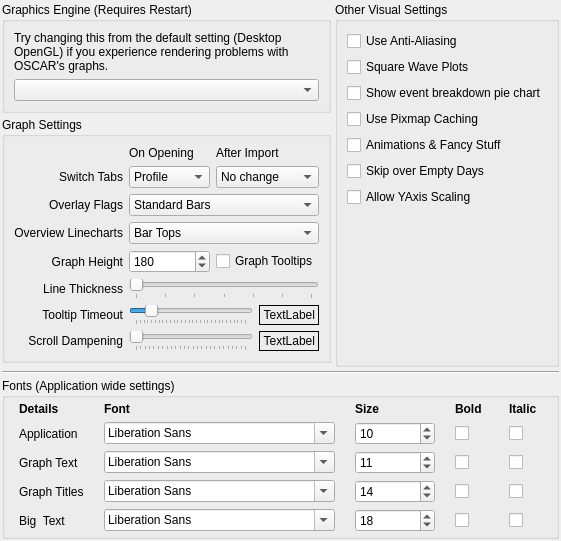
     <widget class="QWidget" name="appearanceTab">
      <attribute name="title">
       <string>&amp;Appearance</string>
      </attribute>
      <layout class="QVBoxLayout" name="verticalLayout_11">
       <property name="spacing">
        <number>4</number>
       </property>
       <property name="leftMargin">
        <number>2</number>
       </property>
       <property name="topMargin">
        <number>2</number>
       </property>
       <property name="rightMargin">
        <number>2</number>
       </property>
       <property name="bottomMargin">
        <number>2</number>
       </property>
       <item>
        <layout class="QGridLayout" name="gridLayout_16">
         <item row="1" column="0">
          <widget class="QGroupBox" name="groupBox">
           <property name="sizePolicy">
            <sizepolicy hsizetype="Preferred" vsizetype="Minimum">
             <horstretch>0</horstretch>
             <verstretch>0</verstretch>
            </sizepolicy>
           </property>
           <property name="title">
            <string>Graph Settings</string>
           </property>
           <layout class="QGridLayout" name="gridLayout_5">
            <item row="1" column="1">
             <widget class="QLabel" name="label_40">
              <property name="text">
               <string>On Opening</string>
              </property>
              <property name="alignment">
               <set>Qt::AlignLeading|Qt::AlignLeft|Qt::AlignVCenter</set>
              </property>
             </widget>
            </item>
            <item row="2" column="1">
             <widget class="QComboBox" name="openingTabCombo">
              <property name="toolTip">
               <string>&lt;html&gt;&lt;head/&gt;&lt;body&gt;&lt;p&gt;Which tab to open on loading a profile. (Note: It will default to Profile if OSCAR is set to not open a profile on startup)&lt;/p&gt;&lt;/body&gt;&lt;/html&gt;</string>
              </property>
              <property name="currentText">
               <string>Profile</string>
              </property>
              <item>
               <property name="text">
                <string>Profile</string>
               </property>
              </item>
              <item>
               <property name="text">
                <string>Welcome</string>
               </property>
              </item>
              <item>
               <property name="text">
                <string>Daily</string>
               </property>
              </item>
              <item>
               <property name="text">
                <string>Overview</string>
               </property>
              </item>
              <item>
               <property name="text">
                <string>Statistics</string>
               </property>
              </item>
             </widget>
            </item>
            <item row="2" column="0">
             <widget class="QLabel" name="label_51">
              <property name="text">
               <string>Switch Tabs</string>
              </property>
              <property name="alignment">
               <set>Qt::AlignRight|Qt::AlignTrailing|Qt::AlignVCenter</set>
              </property>
             </widget>
            </item>
            <item row="2" column="2">
             <widget class="QComboBox" name="importTabCombo">
              <item>
               <property name="text">
                <string>No change</string>
               </property>
              </item>
              <item>
               <property name="text">
                <string>Welcome</string>
               </property>
              </item>
              <item>
               <property name="text">
                <string>Daily</string>
               </property>
              </item>
              <item>
               <property name="text">
                <string>Overview</string>
               </property>
              </item>
              <item>
               <property name="text">
                <string>Statistics</string>
               </property>
              </item>
             </widget>
            </item>
            <item row="1" column="2">
             <widget class="QLabel" name="label_44">
              <property name="text">
               <string>After Import</string>
              </property>
              <property name="alignment">
               <set>Qt::AlignLeading|Qt::AlignLeft|Qt::AlignVCenter</set>
              </property>
             </widget>
            </item>
            <item row="6" column="0">
             <widget class="QLabel" name="label_26">
              <property name="text">
               <string>Graph Height</string>
              </property>
              <property name="alignment">
               <set>Qt::AlignRight|Qt::AlignTrailing|Qt::AlignVCenter</set>
              </property>
             </widget>
            </item>
            <item row="3" column="0">
             <widget class="QLabel" name="label_18">
              <property name="sizePolicy">
               <sizepolicy hsizetype="Preferred" vsizetype="Preferred">
                <horstretch>0</horstretch>
                <verstretch>0</verstretch>
               </sizepolicy>
              </property>
              <property name="text">
               <string>Overlay Flags</string>
              </property>
              <property name="alignment">
               <set>Qt::AlignRight|Qt::AlignTrailing|Qt::AlignVCenter</set>
              </property>
             </widget>
            </item>
            <item row="7" column="0">
             <widget class="QLabel" name="label_48">
              <property name="text">
               <string>Line Thickness</string>
              </property>
              <property name="alignment">
               <set>Qt::AlignRight|Qt::AlignTrailing|Qt::AlignVCenter</set>
              </property>
             </widget>
            </item>
            <item row="3" column="1" colspan="2">
             <widget class="QComboBox" name="overlayFlagsCombo">
              <property name="sizePolicy">
               <sizepolicy hsizetype="Expanding" vsizetype="Fixed">
                <horstretch>0</horstretch>
                <verstretch>0</verstretch>
               </sizepolicy>
              </property>
              <property name="toolTip">
               <string>The visual method of displaying waveform overlay flags.
</string>
              </property>
              <item>
               <property name="text">
                <string>Standard Bars</string>
               </property>
              </item>
              <item>
               <property name="text">
                <string>Top Markers</string>
               </property>
              </item>
             </widget>
            </item>
            <item row="7" column="1" colspan="2">
             <layout class="QHBoxLayout" name="horizontalLayout_10">
              <item>
               <widget class="QSlider" name="lineThicknessSlider">
                <property name="toolTip">
                 <string>The pixel thickness of line plots</string>
                </property>
                <property name="minimum">
                 <number>2</number>
                </property>
                <property name="maximum">
                 <number>8</number>
                </property>
                <property name="pageStep">
                 <number>1</number>
                </property>
                <property name="orientation">
                 <enum>Qt::Horizontal</enum>
                </property>
                <property name="tickPosition">
                 <enum>QSlider::TicksBelow</enum>
                </property>
               </widget>
              </item>
             </layout>
            </item>
            <item row="8" column="0">
             <widget class="QLabel" name="label_45">
              <property name="text">
               <string>Tooltip Timeout</string>
              </property>
              <property name="alignment">
               <set>Qt::AlignRight|Qt::AlignTrailing|Qt::AlignVCenter</set>
              </property>
             </widget>
            </item>
            <item row="9" column="0">
             <widget class="QLabel" name="label_46">
              <property name="text">
               <string>Scroll Dampening</string>
              </property>
              <property name="alignment">
               <set>Qt::AlignRight|Qt::AlignTrailing|Qt::AlignVCenter</set>
              </property>
             </widget>
            </item>
            <item row="8" column="1" colspan="2">
             <layout class="QHBoxLayout" name="horizontalLayout_17">
              <item>
               <widget class="QSlider" name="tooltipTimeoutSlider">
                <property name="toolTip">
                 <string>How long you want the tooltips to stay visible.</string>
                </property>
                <property name="minimum">
                 <number>1000</number>
                </property>
                <property name="maximum">
                 <number>30000</number>
                </property>
                <property name="singleStep">
                 <number>100</number>
                </property>
                <property name="pageStep">
                 <number>500</number>
                </property>
                <property name="value">
                 <number>5000</number>
                </property>
                <property name="orientation">
                 <enum>Qt::Horizontal</enum>
                </property>
                <property name="tickPosition">
                 <enum>QSlider::TicksBelow</enum>
                </property>
                <property name="tickInterval">
                 <number>1000</number>
                </property>
               </widget>
              </item>
              <item>
               <widget class="QLabel" name="tooltipTimeoutDisplay">
                <property name="sizePolicy">
                 <sizepolicy hsizetype="Fixed" vsizetype="Preferred">
                  <horstretch>0</horstretch>
                  <verstretch>0</verstretch>
                 </sizepolicy>
                </property>
                <property name="minimumSize">
                 <size>
                  <width>60</width>
                  <height>0</height>
                 </size>
                </property>
                <property name="frameShape">
                 <enum>QFrame::Box</enum>
                </property>
                <property name="text">
                 <string notr="true">TextLabel</string>
                </property>
                <property name="alignment">
                 <set>Qt::AlignRight|Qt::AlignTrailing|Qt::AlignVCenter</set>
                </property>
               </widget>
              </item>
             </layout>
            </item>
            <item row="6" column="2">
             <widget class="QCheckBox" name="graphTooltips">
              <property name="text">
               <string>Graph Tooltips</string>
              </property>
             </widget>
            </item>
            <item row="5" column="1" colspan="2">
             <widget class="QComboBox" name="overviewLinecharts">
              <item>
               <property name="text">
                <string>Bar Tops</string>
               </property>
              </item>
              <item>
               <property name="text">
                <string>Line Chart</string>
               </property>
              </item>
             </widget>
            </item>
            <item row="6" column="1">
             <widget class="QSpinBox" name="graphHeight">
              <property name="sizePolicy">
               <sizepolicy hsizetype="Minimum" vsizetype="Fixed">
                <horstretch>0</horstretch>
                <verstretch>0</verstretch>
               </sizepolicy>
              </property>
              <property name="toolTip">
               <string>Default display height of graphs in pixels</string>
              </property>
              <property name="minimum">
               <number>50</number>
              </property>
              <property name="maximum">
               <number>600</number>
              </property>
              <property name="singleStep">
               <number>10</number>
              </property>
              <property name="value">
               <number>180</number>
              </property>
             </widget>
            </item>
            <item row="9" column="1" colspan="2">
             <layout class="QHBoxLayout" name="horizontalLayout_16">
              <item>
               <widget class="QSlider" name="scrollDampeningSlider">
                <property name="toolTip">
                 <string>&lt;html&gt;&lt;head/&gt;&lt;body&gt;&lt;p&gt;This makes scrolling when zoomed in easier on sensitive bidirectional TouchPads&lt;/p&gt;&lt;p&gt;50ms is recommended value.&lt;/p&gt;&lt;/body&gt;&lt;/html&gt;</string>
                </property>
                <property name="maximum">
                 <number>25</number>
                </property>
                <property name="singleStep">
                 <number>1</number>
                </property>
                <property name="pageStep">
                 <number>5</number>
                </property>
                <property name="orientation">
                 <enum>Qt::Horizontal</enum>
                </property>
                <property name="invertedAppearance">
                 <bool>false</bool>
                </property>
                <property name="tickPosition">
                 <enum>QSlider::TicksBelow</enum>
                </property>
                <property name="tickInterval">
                 <number>1</number>
                </property>
               </widget>
              </item>
              <item>
               <widget class="QLabel" name="scrollDampDisplay">
                <property name="sizePolicy">
                 <sizepolicy hsizetype="Fixed" vsizetype="Preferred">
                  <horstretch>0</horstretch>
                  <verstretch>0</verstretch>
                 </sizepolicy>
                </property>
                <property name="minimumSize">
                 <size>
                  <width>60</width>
                  <height>0</height>
                 </size>
                </property>
                <property name="frameShape">
                 <enum>QFrame::Box</enum>
                </property>
                <property name="text">
                 <string notr="true">TextLabel</string>
                </property>
                <property name="alignment">
                 <set>Qt::AlignRight|Qt::AlignTrailing|Qt::AlignVCenter</set>
                </property>
               </widget>
              </item>
             </layout>
            </item>
            <item row="5" column="0">
             <widget class="QLabel" name="label_47">
              <property name="text">
               <string>Overview Linecharts</string>
              </property>
              <property name="alignment">
               <set>Qt::AlignRight|Qt::AlignTrailing|Qt::AlignVCenter</set>
              </property>
             </widget>
            </item>
           </layout>
          </widget>
         </item>
         <item row="0" column="1" rowspan="3">
          <widget class="QGroupBox" name="groupBox_2">
           <property name="sizePolicy">
            <sizepolicy hsizetype="Preferred" vsizetype="Minimum">
             <horstretch>0</horstretch>
             <verstretch>0</verstretch>
            </sizepolicy>
           </property>
           <property name="title">
            <string>Other Visual Settings</string>
           </property>
           <layout class="QVBoxLayout" name="verticalLayout_7">
            <item>
             <widget class="QCheckBox" name="useAntiAliasing">
              <property name="toolTip">
               <string>Anti-Aliasing applies smoothing to graph plots.. 
Certain plots look more attractive with this on. 
This also affects printed reports.

Try it and see if you like it.</string>
              </property>
              <property name="text">
               <string>Use Anti-Aliasing</string>
              </property>
             </widget>
            </item>
            <item>
             <widget class="QCheckBox" name="useSquareWavePlots">
              <property name="toolTip">
               <string>Makes certain plots look more &quot;square waved&quot;.</string>
              </property>
              <property name="text">
               <string>Square Wave Plots</string>
              </property>
             </widget>
            </item>
            <item>
             <widget class="QCheckBox" name="enableGraphSnapshots">
              <property name="toolTip">
               <string>Allows graphs to be &quot;screenshotted&quot; for display purposes.
The Event Breakdown PIE chart uses this method, as does
the printing code.
Unfortunately some older computers/versions of Qt can cause
this application to be unstable with this feature enabled.</string>
              </property>
              <property name="text">
               <string>Show event breakdown pie chart</string>
              </property>
             </widget>
            </item>
            <item>
             <widget class="QCheckBox" name="usePixmapCaching">
              <property name="toolTip">
               <string>Pixmap caching is an graphics acceleration technique. May cause problems with font drawing in graph display area on your platform.</string>
              </property>
              <property name="text">
               <string>Use Pixmap Caching</string>
              </property>
             </widget>
            </item>
            <item>
             <widget class="QCheckBox" name="animationsAndTransitionsCheckbox">
              <property name="toolTip">
               <string>&lt;html&gt;&lt;head/&gt;&lt;body&gt;&lt;p&gt;These features have recently been pruned. They will come back later. &lt;/p&gt;&lt;/body&gt;&lt;/html&gt;</string>
              </property>
              <property name="text">
               <string>Animations &amp;&amp; Fancy Stuff</string>
              </property>
             </widget>
            </item>
            <item>
             <widget class="QCheckBox" name="skipEmptyDays">
              <property name="toolTip">
               <string>Daily view navigation buttons will skip over days without data records</string>
              </property>
              <property name="text">
               <string>Skip over Empty Days</string>
              </property>
             </widget>
            </item>
            <item>
             <widget class="QCheckBox" name="allowYAxisScaling">
              <property name="toolTip">
               <string>Whether to allow changing yAxis scales by double clicking on yAxis labels</string>
              </property>
              <property name="text">
               <string>Allow YAxis Scaling</string>
              </property>
             </widget>
            </item>
            <item>
             <spacer name="verticalSpacer">
              <property name="orientation">
               <enum>Qt::Vertical</enum>
              </property>
              <property name="sizeHint" stdset="0">
               <size>
                <width>20</width>
                <height>40</height>
               </size>
              </property>
             </spacer>
            </item>
           </layout>
          </widget>
         </item>
         <item row="0" column="0">
          <widget class="QGroupBox" name="groupBox_6">
           <property name="title">
            <string>Graphics Engine (Requires Restart)</string>
           </property>
           <layout class="QGridLayout" name="gridLayout_12">
            <item row="0" column="0">
             <widget class="QLabel" name="label_8">
              <property name="text">
               <string>Try changing this from the default setting (Desktop OpenGL) if you experience rendering problems with OSCAR's graphs.</string>
              </property>
              <property name="wordWrap">
               <bool>true</bool>
              </property>
             </widget>
            </item>
            <item row="1" column="0">
             <widget class="QComboBox" name="gfxEngineCombo"/>
            </item>
           </layout>
          </widget>
         </item>
        </layout>
       </item>
       <item>
        <widget class="Line" name="line_5">
         <property name="orientation">
          <enum>Qt::Horizontal</enum>
         </property>
        </widget>
       </item>
       <item>
        <widget class="QGroupBox" name="fontGroupBox">
         <property name="title">
          <string>Fonts (Application wide settings)</string>
         </property>
         <property name="flat">
          <bool>false</bool>
         </property>
         <layout class="QVBoxLayout" name="verticalLayout_12">
          <property name="leftMargin">
           <number>0</number>
          </property>
          <property name="topMargin">
           <number>4</number>
          </property>
          <property name="rightMargin">
           <number>0</number>
          </property>
          <property name="bottomMargin">
           <number>4</number>
          </property>
          <item>
           <layout class="QGridLayout" name="gridLayout_3">
            <item row="0" column="1">
             <widget class="QLabel" name="label_19">
              <property name="sizePolicy">
               <sizepolicy hsizetype="Fixed" vsizetype="Fixed">
                <horstretch>0</horstretch>
                <verstretch>0</verstretch>
               </sizepolicy>
              </property>
              <property name="font">
               <font>
                <weight>75</weight>
                <bold>true</bold>
               </font>
              </property>
              <property name="text">
               <string>Font</string>
              </property>
             </widget>
            </item>
            <item row="0" column="2">
             <widget class="QLabel" name="label_14">
              <property name="sizePolicy">
               <sizepolicy hsizetype="Preferred" vsizetype="Fixed">
                <horstretch>0</horstretch>
                <verstretch>0</verstretch>
               </sizepolicy>
              </property>
              <property name="font">
               <font>
                <weight>75</weight>
                <bold>true</bold>
               </font>
              </property>
              <property name="text">
               <string>Size</string>
              </property>
             </widget>
            </item>
            <item row="0" column="3">
             <widget class="QLabel" name="label_15">
              <property name="sizePolicy">
               <sizepolicy hsizetype="Preferred" vsizetype="Fixed">
                <horstretch>0</horstretch>
                <verstretch>0</verstretch>
               </sizepolicy>
              </property>
              <property name="font">
               <font>
                <weight>75</weight>
                <bold>true</bold>
               </font>
              </property>
              <property name="text">
               <string>Bold  </string>
              </property>
              <property name="alignment">
               <set>Qt::AlignLeading|Qt::AlignLeft|Qt::AlignVCenter</set>
              </property>
             </widget>
            </item>
            <item row="0" column="4">
             <widget class="QLabel" name="label_16">
              <property name="sizePolicy">
               <sizepolicy hsizetype="Preferred" vsizetype="Preferred">
                <horstretch>0</horstretch>
                <verstretch>0</verstretch>
               </sizepolicy>
              </property>
              <property name="font">
               <font>
                <weight>75</weight>
                <bold>true</bold>
               </font>
              </property>
              <property name="text">
               <string>Italic</string>
              </property>
             </widget>
            </item>
            <item row="1" column="0">
             <widget class="QLabel" name="label_10">
              <property name="sizePolicy">
               <sizepolicy hsizetype="Fixed" vsizetype="Preferred">
                <horstretch>0</horstretch>
                <verstretch>0</verstretch>
               </sizepolicy>
              </property>
              <property name="text">
               <string>Application</string>
              </property>
             </widget>
            </item>
            <item row="1" column="1">
             <widget class="QFontComboBox" name="applicationFont"/>
            </item>
            <item row="1" column="2">
             <widget class="QSpinBox" name="applicationFontSize">
              <property name="maximumSize">
               <size>
                <width>80</width>
                <height>16777215</height>
               </size>
              </property>
              <property name="minimum">
               <number>6</number>
              </property>
              <property name="maximum">
               <number>30</number>
              </property>
              <property name="value">
               <number>10</number>
              </property>
             </widget>
            </item>
            <item row="1" column="3">
             <widget class="QCheckBox" name="applicationFontBold">
              <property name="sizePolicy">
               <sizepolicy hsizetype="Fixed" vsizetype="Fixed">
                <horstretch>0</horstretch>
                <verstretch>0</verstretch>
               </sizepolicy>
              </property>
              <property name="layoutDirection">
               <enum>Qt::LeftToRight</enum>
              </property>
              <property name="text">
               <string/>
              </property>
             </widget>
            </item>
            <item row="1" column="4">
             <widget class="QCheckBox" name="applicationFontItalic">
              <property name="sizePolicy">
               <sizepolicy hsizetype="Fixed" vsizetype="Fixed">
                <horstretch>0</horstretch>
                <verstretch>0</verstretch>
               </sizepolicy>
              </property>
              <property name="text">
               <string/>
              </property>
             </widget>
            </item>
            <item row="2" column="0">
             <widget class="QLabel" name="label_11">
              <property name="sizePolicy">
               <sizepolicy hsizetype="Fixed" vsizetype="Preferred">
                <horstretch>0</horstretch>
                <verstretch>0</verstretch>
               </sizepolicy>
              </property>
              <property name="text">
               <string>Graph Text</string>
              </property>
             </widget>
            </item>
            <item row="2" column="1">
             <widget class="QFontComboBox" name="graphFont"/>
            </item>
            <item row="2" column="2">
             <widget class="QSpinBox" name="graphFontSize">
              <property name="maximumSize">
               <size>
                <width>80</width>
                <height>16777215</height>
               </size>
              </property>
              <property name="minimum">
               <number>6</number>
              </property>
              <property name="maximum">
               <number>40</number>
              </property>
              <property name="value">
               <number>11</number>
              </property>
             </widget>
            </item>
            <item row="2" column="3">
             <widget class="QCheckBox" name="graphFontBold">
              <property name="sizePolicy">
               <sizepolicy hsizetype="Fixed" vsizetype="Fixed">
                <horstretch>0</horstretch>
                <verstretch>0</verstretch>
               </sizepolicy>
              </property>
              <property name="text">
               <string/>
              </property>
             </widget>
            </item>
            <item row="2" column="4">
             <widget class="QCheckBox" name="graphFontItalic">
              <property name="sizePolicy">
               <sizepolicy hsizetype="Fixed" vsizetype="Fixed">
                <horstretch>0</horstretch>
                <verstretch>0</verstretch>
               </sizepolicy>
              </property>
              <property name="text">
               <string/>
              </property>
             </widget>
            </item>
            <item row="3" column="0">
             <widget class="QLabel" name="label_12">
              <property name="sizePolicy">
               <sizepolicy hsizetype="Fixed" vsizetype="Preferred">
                <horstretch>0</horstretch>
                <verstretch>0</verstretch>
               </sizepolicy>
              </property>
              <property name="text">
               <string>Graph Titles</string>
              </property>
             </widget>
            </item>
            <item row="3" column="1">
             <widget class="QFontComboBox" name="titleFont"/>
            </item>
            <item row="3" column="2">
             <widget class="QSpinBox" name="titleFontSize">
              <property name="maximumSize">
               <size>
                <width>80</width>
                <height>16777215</height>
               </size>
              </property>
              <property name="minimum">
               <number>6</number>
              </property>
              <property name="maximum">
               <number>40</number>
              </property>
              <property name="value">
               <number>14</number>
              </property>
             </widget>
            </item>
            <item row="3" column="3">
             <widget class="QCheckBox" name="titleFontBold">
              <property name="sizePolicy">
               <sizepolicy hsizetype="Fixed" vsizetype="Fixed">
                <horstretch>0</horstretch>
                <verstretch>0</verstretch>
               </sizepolicy>
              </property>
              <property name="text">
               <string/>
              </property>
             </widget>
            </item>
            <item row="3" column="4">
             <widget class="QCheckBox" name="titleFontItalic">
              <property name="sizePolicy">
               <sizepolicy hsizetype="Fixed" vsizetype="Fixed">
                <horstretch>0</horstretch>
                <verstretch>0</verstretch>
               </sizepolicy>
              </property>
              <property name="text">
               <string/>
              </property>
             </widget>
            </item>
            <item row="4" column="0">
             <widget class="QLabel" name="label_13">
              <property name="sizePolicy">
               <sizepolicy hsizetype="Fixed" vsizetype="Preferred">
                <horstretch>0</horstretch>
                <verstretch>0</verstretch>
               </sizepolicy>
              </property>
              <property name="text">
               <string>Big  Text</string>
              </property>
             </widget>
            </item>
            <item row="4" column="1">
             <widget class="QFontComboBox" name="bigFont"/>
            </item>
            <item row="4" column="2">
             <widget class="QSpinBox" name="bigFontSize">
              <property name="maximumSize">
               <size>
                <width>80</width>
                <height>16777215</height>
               </size>
              </property>
              <property name="minimum">
               <number>6</number>
              </property>
              <property name="maximum">
               <number>72</number>
              </property>
              <property name="value">
               <number>18</number>
              </property>
             </widget>
            </item>
            <item row="4" column="3">
             <widget class="QCheckBox" name="bigFontBold">
              <property name="sizePolicy">
               <sizepolicy hsizetype="Fixed" vsizetype="Fixed">
                <horstretch>0</horstretch>
                <verstretch>0</verstretch>
               </sizepolicy>
              </property>
              <property name="text">
               <string/>
              </property>
             </widget>
            </item>
            <item row="4" column="4">
             <widget class="QCheckBox" name="bigFontItalic">
              <property name="sizePolicy">
               <sizepolicy hsizetype="Fixed" vsizetype="Fixed">
                <horstretch>0</horstretch>
                <verstretch>0</verstretch>
               </sizepolicy>
              </property>
              <property name="text">
               <string/>
              </property>
             </widget>
            </item>
            <item row="0" column="0">
             <widget class="QLabel" name="label_30">
              <property name="sizePolicy">
               <sizepolicy hsizetype="Preferred" vsizetype="Fixed">
                <horstretch>0</horstretch>
                <verstretch>0</verstretch>
               </sizepolicy>
              </property>
              <property name="font">
               <font>
                <weight>75</weight>
                <bold>true</bold>
               </font>
              </property>
              <property name="text">
               <string>Details</string>
              </property>
             </widget>
            </item>
           </layout>
          </item>
         </layout>
        </widget>
       </item>
      </layout>
     </widget>
